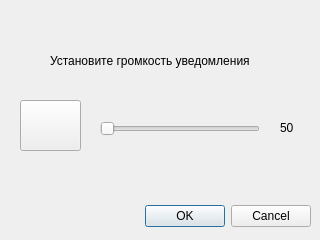
<?xml version="1.0" encoding="UTF-8"?>
<ui version="4.0">
 <class>VolumeDialog</class>
 <widget class="QDialog" name="VolumeDialog">
  <property name="geometry">
   <rect>
    <x>0</x>
    <y>0</y>
    <width>320</width>
    <height>240</height>
   </rect>
  </property>
  <property name="windowTitle">
   <string>Dialog</string>
  </property>
  <widget class="QDialogButtonBox" name="buttonsBottom">
   <property name="geometry">
    <rect>
     <x>10</x>
     <y>200</y>
     <width>301</width>
     <height>32</height>
    </rect>
   </property>
   <property name="orientation">
    <enum>Qt::Horizontal</enum>
   </property>
   <property name="standardButtons">
    <set>QDialogButtonBox::Cancel|QDialogButtonBox::Ok</set>
   </property>
  </widget>
  <widget class="QSlider" name="volumeSlider">
   <property name="geometry">
    <rect>
     <x>100</x>
     <y>120</y>
     <width>160</width>
     <height>18</height>
    </rect>
   </property>
   <property name="maximum">
    <number>100</number>
   </property>
   <property name="orientation">
    <enum>Qt::Horizontal</enum>
   </property>
  </widget>
  <widget class="QLabel" name="VolumeLabel">
   <property name="geometry">
    <rect>
     <x>280</x>
     <y>120</y>
     <width>21</width>
     <height>16</height>
    </rect>
   </property>
   <property name="text">
    <string>50</string>
   </property>
  </widget>
  <widget class="QLabel" name="topLabel">
   <property name="geometry">
    <rect>
     <x>50</x>
     <y>40</y>
     <width>221</width>
     <height>41</height>
    </rect>
   </property>
   <property name="text">
    <string>Установите громкость уведомления</string>
   </property>
  </widget>
  <widget class="QPushButton" name="playButton">
   <property name="geometry">
    <rect>
     <x>20</x>
     <y>100</y>
     <width>61</width>
     <height>51</height>
    </rect>
   </property>
   <property name="text">
    <string/>
   </property>
  </widget>
 </widget>
 <resources/>
 <connections>
  <connection>
   <sender>buttonsBottom</sender>
   <signal>accepted()</signal>
   <receiver>VolumeDialog</receiver>
   <slot>accept()</slot>
   <hints>
    <hint type="sourcelabel">
     <x>248</x>
     <y>254</y>
    </hint>
    <hint type="destinationlabel">
     <x>157</x>
     <y>274</y>
    </hint>
   </hints>
  </connection>
  <connection>
   <sender>buttonsBottom</sender>
   <signal>rejected()</signal>
   <receiver>VolumeDialog</receiver>
   <slot>reject()</slot>
   <hints>
    <hint type="sourcelabel">
     <x>316</x>
     <y>260</y>
    </hint>
    <hint type="destinationlabel">
     <x>286</x>
     <y>274</y>
    </hint>
   </hints>
  </connection>
  <connection>
   <sender>volumeSlider</sender>
   <signal>sliderMoved(int)</signal>
   <receiver>VolumeLabel</receiver>
   <slot>setNum(int)</slot>
   <hints>
    <hint type="sourcelabel">
     <x>179</x>
     <y>128</y>
    </hint>
    <hint type="destinationlabel">
     <x>290</x>
     <y>127</y>
    </hint>
   </hints>
  </connection>
 </connections>
</ui>
